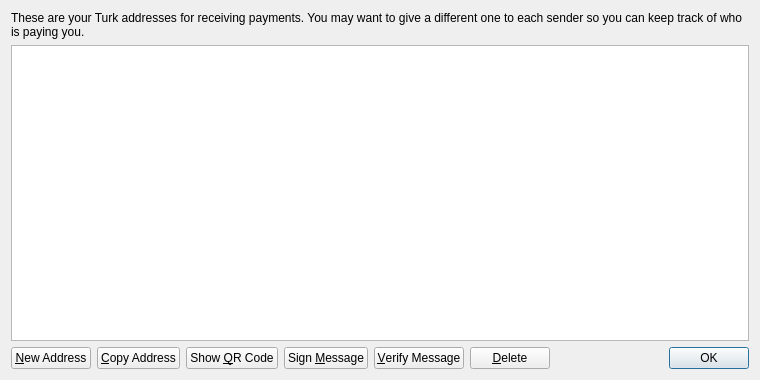
<?xml version="1.0" encoding="UTF-8"?>
<ui version="4.0">
 <class>AddressBookPage</class>
 <widget class="QWidget" name="AddressBookPage">
  <property name="geometry">
   <rect>
    <x>0</x>
    <y>0</y>
    <width>760</width>
    <height>380</height>
   </rect>
  </property>
  <property name="windowTitle">
   <string>Address Book</string>
  </property>
  <layout class="QVBoxLayout" name="verticalLayout">
   <item>
    <widget class="QLabel" name="labelExplanation">
     <property name="text">
      <string>These are your Turk addresses for receiving payments. You may want to give a different one to each sender so you can keep track of who is paying you.</string>
     </property>
     <property name="textFormat">
      <enum>Qt::PlainText</enum>
     </property>
     <property name="wordWrap">
      <bool>true</bool>
     </property>
    </widget>
   </item>
   <item>
    <widget class="QTableView" name="tableView">
     <property name="contextMenuPolicy">
      <enum>Qt::CustomContextMenu</enum>
     </property>
     <property name="toolTip">
      <string>Double-click to edit address or label</string>
     </property>
     <property name="tabKeyNavigation">
      <bool>false</bool>
     </property>
     <property name="selectionMode">
      <enum>QAbstractItemView::SingleSelection</enum>
     </property>
     <property name="selectionBehavior">
      <enum>QAbstractItemView::SelectRows</enum>
     </property>
     <property name="sortingEnabled">
      <bool>true</bool>
     </property>
     <attribute name="verticalHeaderVisible">
      <bool>false</bool>
     </attribute>
    </widget>
   </item>
   <item>
    <layout class="QHBoxLayout" name="horizontalLayout">
     <item>
      <widget class="QPushButton" name="newAddressButton">
       <property name="toolTip">
        <string>Create a new address</string>
       </property>
       <property name="text">
        <string>&amp;New Address</string>
       </property>
      </widget>
     </item>
     <item>
      <widget class="QPushButton" name="copyToClipboard">
       <property name="toolTip">
        <string>Copy the currently selected address to the system clipboard</string>
       </property>
       <property name="text">
        <string>&amp;Copy Address</string>
       </property>
      </widget>
     </item>
     <item>
      <widget class="QPushButton" name="showQRCode">
       <property name="text">
        <string>Show &amp;QR Code</string>
       </property>
      </widget>
     </item>
     <item>
      <widget class="QPushButton" name="signMessage">
       <property name="toolTip">
        <string>Sign a message to prove you own a Turk address</string>
       </property>
       <property name="text">
        <string>Sign &amp;Message</string>
       </property>
      </widget>
     </item>
     <item>
      <widget class="QPushButton" name="verifyMessage">
       <property name="toolTip">
        <string>Verify a message to ensure it was signed with a specified Turk address</string>
       </property>
       <property name="text">
        <string>&amp;Verify Message</string>
       </property>
      </widget>
     </item>
     <item>
      <widget class="QPushButton" name="deleteButton">
       <property name="toolTip">
        <string>Delete the currently selected address from the list</string>
       </property>
       <property name="text">
        <string>&amp;Delete</string>
       </property>
      </widget>
     </item>
     <item>
      <spacer name="horizontalSpacer">
       <property name="orientation">
        <enum>Qt::Horizontal</enum>
       </property>
       <property name="sizeHint" stdset="0">
        <size>
         <width>40</width>
         <height>20</height>
        </size>
       </property>
      </spacer>
     </item>
     <item>
      <widget class="QDialogButtonBox" name="buttonBox">
       <property name="sizePolicy">
        <sizepolicy hsizetype="Maximum" vsizetype="Fixed">
         <horstretch>0</horstretch>
         <verstretch>0</verstretch>
        </sizepolicy>
       </property>
       <property name="standardButtons">
        <set>QDialogButtonBox::Ok</set>
       </property>
      </widget>
     </item>
    </layout>
   </item>
  </layout>
 </widget>
 <resources>
  <include location="../bitcoin.qrc"/>
 </resources>
 <connections/>
</ui>
